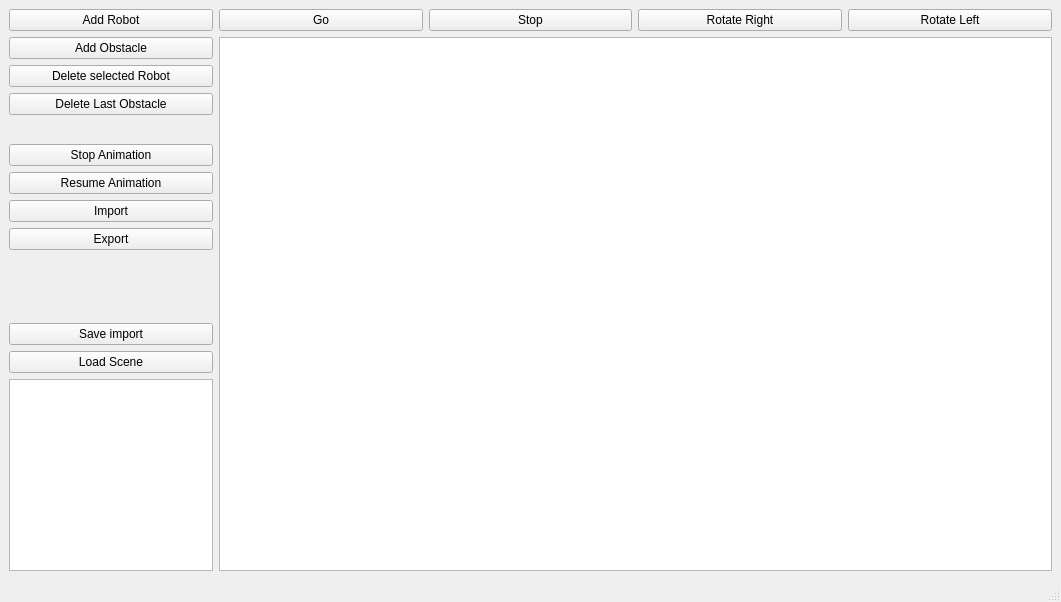
<?xml version="1.0" encoding="UTF-8"?>
<ui version="4.0">
 <class>MainWindow</class>
 <widget class="QMainWindow" name="MainWindow">
  <property name="enabled">
   <bool>true</bool>
  </property>
  <property name="geometry">
   <rect>
    <x>0</x>
    <y>0</y>
    <width>1061</width>
    <height>602</height>
   </rect>
  </property>
  <property name="windowTitle">
   <string>MainWindow</string>
  </property>
  <widget class="QWidget" name="centralwidget">
   <layout class="QGridLayout" name="gridLayout">
    <item row="9" column="0">
     <widget class="QPushButton" name="importButton">
      <property name="text">
       <string>Import</string>
      </property>
     </widget>
    </item>
    <item row="2" column="0">
     <widget class="QPushButton" name="addObstacleButton">
      <property name="text">
       <string>Add Obstacle</string>
      </property>
     </widget>
    </item>
    <item row="1" column="1">
     <widget class="QPushButton" name="goButton">
      <property name="enabled">
       <bool>true</bool>
      </property>
      <property name="text">
       <string>Go</string>
      </property>
     </widget>
    </item>
    <item row="19" column="0" rowspan="17">
     <widget class="QTextEdit" name="textEdit">
      <property name="sizePolicy">
       <sizepolicy hsizetype="Ignored" vsizetype="Expanding">
        <horstretch>0</horstretch>
        <verstretch>0</verstretch>
       </sizepolicy>
      </property>
      <property name="maximumSize">
       <size>
        <width>578</width>
        <height>16777215</height>
       </size>
      </property>
     </widget>
    </item>
    <item row="2" column="1" rowspan="34" colspan="4">
     <widget class="QGraphicsView" name="graphicsView"/>
    </item>
    <item row="10" column="0">
     <widget class="QPushButton" name="exportButton">
      <property name="text">
       <string>Export</string>
      </property>
     </widget>
    </item>
    <item row="1" column="4">
     <widget class="QPushButton" name="rotateCCButton">
      <property name="text">
       <string>Rotate Left</string>
      </property>
     </widget>
    </item>
    <item row="7" column="0">
     <widget class="QPushButton" name="animStopButton">
      <property name="text">
       <string>Stop Animation</string>
      </property>
     </widget>
    </item>
    <item row="1" column="3">
     <widget class="QPushButton" name="rotateCButton">
      <property name="enabled">
       <bool>true</bool>
      </property>
      <property name="text">
       <string>Rotate Right</string>
      </property>
     </widget>
    </item>
    <item row="1" column="2">
     <widget class="QPushButton" name="stopButton">
      <property name="text">
       <string>Stop</string>
      </property>
     </widget>
    </item>
    <item row="18" column="0">
     <widget class="QPushButton" name="loadImportButton">
      <property name="text">
       <string>Load Scene</string>
      </property>
     </widget>
    </item>
    <item row="4" column="0">
     <widget class="QPushButton" name="deleteLastObstacleButton">
      <property name="text">
       <string>Delete Last Obstacle</string>
      </property>
     </widget>
    </item>
    <item row="17" column="0">
     <widget class="QPushButton" name="saveImportButton">
      <property name="text">
       <string>Save import</string>
      </property>
     </widget>
    </item>
    <item row="1" column="0">
     <widget class="QPushButton" name="addRobotButton">
      <property name="text">
       <string>Add Robot</string>
      </property>
     </widget>
    </item>
    <item row="8" column="0">
     <widget class="QPushButton" name="animResButton">
      <property name="text">
       <string>Resume Animation</string>
      </property>
     </widget>
    </item>
    <item row="3" column="0">
     <widget class="QPushButton" name="deleteLastRobotButton">
      <property name="text">
       <string>Delete selected Robot</string>
      </property>
     </widget>
    </item>
   </layout>
  </widget>
  <widget class="QMenuBar" name="menubar">
   <property name="geometry">
    <rect>
     <x>0</x>
     <y>0</y>
     <width>1061</width>
     <height>21</height>
    </rect>
   </property>
  </widget>
  <widget class="QStatusBar" name="statusbar"/>
 </widget>
 <resources/>
 <connections/>
</ui>
